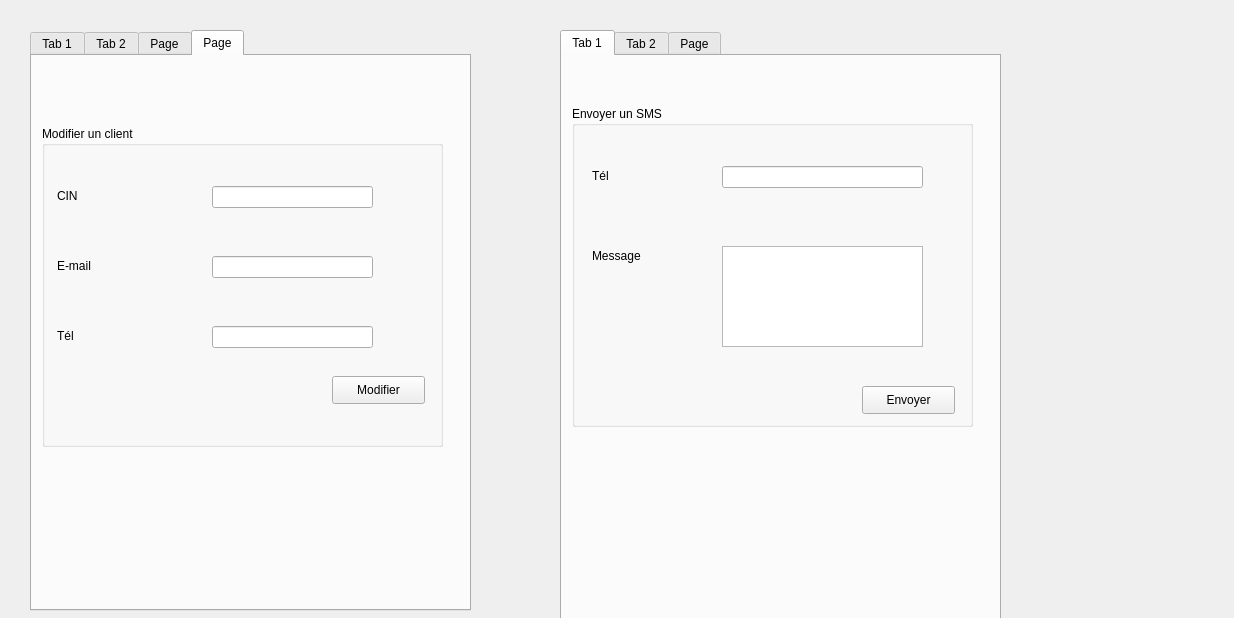
<?xml version="1.0" encoding="UTF-8"?>
<ui version="4.0">
 <class>Form</class>
 <widget class="QWidget" name="Form">
  <property name="geometry">
   <rect>
    <x>0</x>
    <y>0</y>
    <width>1234</width>
    <height>618</height>
   </rect>
  </property>
  <property name="windowTitle">
   <string>Form</string>
  </property>
  <widget class="QTabWidget" name="Ajout">
   <property name="geometry">
    <rect>
     <x>30</x>
     <y>30</y>
     <width>441</width>
     <height>581</height>
    </rect>
   </property>
   <property name="whatsThis">
    <string>&lt;html&gt;&lt;head/&gt;&lt;body&gt;&lt;p&gt;&lt;br/&gt;&lt;/p&gt;&lt;/body&gt;&lt;/html&gt;</string>
   </property>
   <property name="currentIndex">
    <number>3</number>
   </property>
   <widget class="QWidget" name="tab_3">
    <attribute name="title">
     <string>Tab 1</string>
    </attribute>
    <widget class="QGroupBox" name="groupBox_6">
     <property name="geometry">
      <rect>
       <x>10</x>
       <y>30</y>
       <width>401</width>
       <height>491</height>
      </rect>
     </property>
     <property name="title">
      <string>Ajouter un client</string>
     </property>
     <widget class="QLabel" name="label_38">
      <property name="geometry">
       <rect>
        <x>15</x>
        <y>60</y>
        <width>71</width>
        <height>20</height>
       </rect>
      </property>
      <property name="text">
       <string>Nom</string>
      </property>
     </widget>
     <widget class="QLabel" name="label_39">
      <property name="geometry">
       <rect>
        <x>15</x>
        <y>130</y>
        <width>71</width>
        <height>20</height>
       </rect>
      </property>
      <property name="text">
       <string>Prénom</string>
      </property>
     </widget>
     <widget class="QLabel" name="label_40">
      <property name="geometry">
       <rect>
        <x>15</x>
        <y>200</y>
        <width>71</width>
        <height>20</height>
       </rect>
      </property>
      <property name="text">
       <string>CIN</string>
      </property>
     </widget>
     <widget class="QLabel" name="label_41">
      <property name="geometry">
       <rect>
        <x>10</x>
        <y>270</y>
        <width>111</width>
        <height>20</height>
       </rect>
      </property>
      <property name="text">
       <string>Date de naissance</string>
      </property>
     </widget>
     <widget class="QLabel" name="label_42">
      <property name="geometry">
       <rect>
        <x>15</x>
        <y>340</y>
        <width>71</width>
        <height>20</height>
       </rect>
      </property>
      <property name="text">
       <string>Tél</string>
      </property>
     </widget>
     <widget class="QLabel" name="label_43">
      <property name="geometry">
       <rect>
        <x>15</x>
        <y>410</y>
        <width>71</width>
        <height>20</height>
       </rect>
      </property>
      <property name="text">
       <string>E-mail</string>
      </property>
     </widget>
     <widget class="QDateEdit" name="dateEdit_2">
      <property name="geometry">
       <rect>
        <x>170</x>
        <y>270</y>
        <width>161</width>
        <height>22</height>
       </rect>
      </property>
     </widget>
     <widget class="QLineEdit" name="lineEdit_37">
      <property name="geometry">
       <rect>
        <x>170</x>
        <y>60</y>
        <width>161</width>
        <height>22</height>
       </rect>
      </property>
     </widget>
     <widget class="QLineEdit" name="lineEdit_38">
      <property name="geometry">
       <rect>
        <x>170</x>
        <y>130</y>
        <width>161</width>
        <height>22</height>
       </rect>
      </property>
     </widget>
     <widget class="QLineEdit" name="lineEdit_39">
      <property name="geometry">
       <rect>
        <x>170</x>
        <y>200</y>
        <width>161</width>
        <height>22</height>
       </rect>
      </property>
     </widget>
     <widget class="QLineEdit" name="lineEdit_40">
      <property name="geometry">
       <rect>
        <x>170</x>
        <y>340</y>
        <width>151</width>
        <height>22</height>
       </rect>
      </property>
     </widget>
     <widget class="QLineEdit" name="lineEdit_41">
      <property name="geometry">
       <rect>
        <x>170</x>
        <y>410</y>
        <width>151</width>
        <height>22</height>
       </rect>
      </property>
     </widget>
     <widget class="QFrame" name="frame_5">
      <property name="geometry">
       <rect>
        <x>380</x>
        <y>179</y>
        <width>120</width>
        <height>101</height>
       </rect>
      </property>
      <property name="frameShape">
       <enum>QFrame::StyledPanel</enum>
      </property>
      <property name="frameShadow">
       <enum>QFrame::Raised</enum>
      </property>
     </widget>
    </widget>
   </widget>
   <widget class="QWidget" name="tab_4">
    <attribute name="title">
     <string>Tab 2</string>
    </attribute>
    <widget class="QGroupBox" name="groupBox_3">
     <property name="geometry">
      <rect>
       <x>10</x>
       <y>40</y>
       <width>401</width>
       <height>461</height>
      </rect>
     </property>
     <property name="title">
      <string>Afficher les clients</string>
     </property>
     <widget class="QFrame" name="frame_3">
      <property name="geometry">
       <rect>
        <x>380</x>
        <y>179</y>
        <width>120</width>
        <height>101</height>
       </rect>
      </property>
      <property name="frameShape">
       <enum>QFrame::StyledPanel</enum>
      </property>
      <property name="frameShadow">
       <enum>QFrame::Raised</enum>
      </property>
     </widget>
     <widget class="QTextEdit" name="textEdit">
      <property name="geometry">
       <rect>
        <x>23</x>
        <y>56</y>
        <width>351</width>
        <height>361</height>
       </rect>
      </property>
     </widget>
    </widget>
   </widget>
   <widget class="QWidget" name="tab">
    <attribute name="title">
     <string>Page</string>
    </attribute>
    <widget class="QGroupBox" name="groupBox_15">
     <property name="geometry">
      <rect>
       <x>10</x>
       <y>50</y>
       <width>401</width>
       <height>191</height>
      </rect>
     </property>
     <property name="title">
      <string>Rechercher un client</string>
     </property>
     <widget class="QLabel" name="label_48">
      <property name="geometry">
       <rect>
        <x>30</x>
        <y>60</y>
        <width>71</width>
        <height>20</height>
       </rect>
      </property>
      <property name="text">
       <string>CIN</string>
      </property>
     </widget>
     <widget class="QLineEdit" name="lineEdit_18">
      <property name="geometry">
       <rect>
        <x>170</x>
        <y>60</y>
        <width>161</width>
        <height>22</height>
       </rect>
      </property>
     </widget>
     <widget class="QPushButton" name="pushButton_3">
      <property name="geometry">
       <rect>
        <x>290</x>
        <y>130</y>
        <width>93</width>
        <height>28</height>
       </rect>
      </property>
      <property name="text">
       <string>Rechercher</string>
      </property>
     </widget>
    </widget>
    <widget class="QGroupBox" name="groupBox_16">
     <property name="geometry">
      <rect>
       <x>10</x>
       <y>300</y>
       <width>401</width>
       <height>201</height>
      </rect>
     </property>
     <property name="title">
      <string>Supprimer un client</string>
     </property>
     <widget class="QLabel" name="label_49">
      <property name="geometry">
       <rect>
        <x>30</x>
        <y>90</y>
        <width>71</width>
        <height>20</height>
       </rect>
      </property>
      <property name="text">
       <string>CIN</string>
      </property>
     </widget>
     <widget class="QLineEdit" name="lineEdit_46">
      <property name="geometry">
       <rect>
        <x>150</x>
        <y>90</y>
        <width>161</width>
        <height>22</height>
       </rect>
      </property>
     </widget>
     <widget class="QPushButton" name="pushButton_11">
      <property name="geometry">
       <rect>
        <x>270</x>
        <y>160</y>
        <width>93</width>
        <height>28</height>
       </rect>
      </property>
      <property name="text">
       <string>Supprimer</string>
      </property>
     </widget>
    </widget>
   </widget>
   <widget class="QWidget" name="tab_2">
    <attribute name="title">
     <string>Page</string>
    </attribute>
    <widget class="QGroupBox" name="groupBox_17">
     <property name="geometry">
      <rect>
       <x>10</x>
       <y>70</y>
       <width>401</width>
       <height>321</height>
      </rect>
     </property>
     <property name="title">
      <string>Modifier un client</string>
     </property>
     <widget class="QLabel" name="label_50">
      <property name="geometry">
       <rect>
        <x>15</x>
        <y>60</y>
        <width>71</width>
        <height>20</height>
       </rect>
      </property>
      <property name="text">
       <string>CIN</string>
      </property>
     </widget>
     <widget class="QLabel" name="label_51">
      <property name="geometry">
       <rect>
        <x>15</x>
        <y>130</y>
        <width>71</width>
        <height>20</height>
       </rect>
      </property>
      <property name="text">
       <string>E-mail</string>
      </property>
     </widget>
     <widget class="QLabel" name="label_52">
      <property name="geometry">
       <rect>
        <x>15</x>
        <y>200</y>
        <width>71</width>
        <height>20</height>
       </rect>
      </property>
      <property name="text">
       <string>Tél</string>
      </property>
     </widget>
     <widget class="QLineEdit" name="lineEdit_47">
      <property name="geometry">
       <rect>
        <x>170</x>
        <y>60</y>
        <width>161</width>
        <height>22</height>
       </rect>
      </property>
     </widget>
     <widget class="QLineEdit" name="lineEdit_48">
      <property name="geometry">
       <rect>
        <x>170</x>
        <y>130</y>
        <width>161</width>
        <height>22</height>
       </rect>
      </property>
     </widget>
     <widget class="QLineEdit" name="lineEdit_49">
      <property name="geometry">
       <rect>
        <x>170</x>
        <y>200</y>
        <width>161</width>
        <height>22</height>
       </rect>
      </property>
     </widget>
     <widget class="QPushButton" name="pushButton_12">
      <property name="geometry">
       <rect>
        <x>290</x>
        <y>250</y>
        <width>93</width>
        <height>28</height>
       </rect>
      </property>
      <property name="text">
       <string>Modifier</string>
      </property>
     </widget>
    </widget>
   </widget>
  </widget>
  <widget class="QTabWidget" name="tabWidget_5">
   <property name="geometry">
    <rect>
     <x>560</x>
     <y>30</y>
     <width>441</width>
     <height>671</height>
    </rect>
   </property>
   <property name="currentIndex">
    <number>0</number>
   </property>
   <widget class="QWidget" name="tab_7">
    <attribute name="title">
     <string>Tab 1</string>
    </attribute>
    <widget class="QGroupBox" name="groupBox_13">
     <property name="geometry">
      <rect>
       <x>10</x>
       <y>50</y>
       <width>401</width>
       <height>321</height>
      </rect>
     </property>
     <property name="title">
      <string>Envoyer un SMS</string>
     </property>
     <widget class="QLabel" name="label_44">
      <property name="geometry">
       <rect>
        <x>20</x>
        <y>60</y>
        <width>71</width>
        <height>20</height>
       </rect>
      </property>
      <property name="text">
       <string>Tél</string>
      </property>
     </widget>
     <widget class="QLabel" name="label_45">
      <property name="geometry">
       <rect>
        <x>20</x>
        <y>140</y>
        <width>71</width>
        <height>20</height>
       </rect>
      </property>
      <property name="text">
       <string>Message</string>
      </property>
     </widget>
     <widget class="QLineEdit" name="lineEdit_42">
      <property name="geometry">
       <rect>
        <x>150</x>
        <y>60</y>
        <width>201</width>
        <height>22</height>
       </rect>
      </property>
     </widget>
     <widget class="QPushButton" name="pushButton">
      <property name="geometry">
       <rect>
        <x>290</x>
        <y>280</y>
        <width>93</width>
        <height>28</height>
       </rect>
      </property>
      <property name="text">
       <string>Envoyer</string>
      </property>
     </widget>
     <widget class="QTextEdit" name="textEdit_2">
      <property name="geometry">
       <rect>
        <x>150</x>
        <y>140</y>
        <width>201</width>
        <height>101</height>
       </rect>
      </property>
     </widget>
    </widget>
   </widget>
   <widget class="QWidget" name="tab_8">
    <attribute name="title">
     <string>Tab 2</string>
    </attribute>
    <widget class="QGroupBox" name="groupBox_14">
     <property name="geometry">
      <rect>
       <x>20</x>
       <y>90</y>
       <width>401</width>
       <height>401</height>
      </rect>
     </property>
     <property name="title">
      <string>Calculatrice</string>
     </property>
     <widget class="QLabel" name="label_47">
      <property name="geometry">
       <rect>
        <x>15</x>
        <y>60</y>
        <width>71</width>
        <height>20</height>
       </rect>
      </property>
      <property name="text">
       <string>CIN</string>
      </property>
     </widget>
     <widget class="QLabel" name="label_53">
      <property name="geometry">
       <rect>
        <x>15</x>
        <y>130</y>
        <width>91</width>
        <height>20</height>
       </rect>
      </property>
      <property name="text">
       <string>Prix des Billets</string>
      </property>
     </widget>
     <widget class="QLineEdit" name="lineEdit_45">
      <property name="geometry">
       <rect>
        <x>170</x>
        <y>60</y>
        <width>161</width>
        <height>22</height>
       </rect>
      </property>
     </widget>
     <widget class="QLineEdit" name="lineEdit_50">
      <property name="geometry">
       <rect>
        <x>170</x>
        <y>130</y>
        <width>161</width>
        <height>22</height>
       </rect>
      </property>
     </widget>
     <widget class="QPushButton" name="pushButton_10">
      <property name="geometry">
       <rect>
        <x>290</x>
        <y>350</y>
        <width>93</width>
        <height>28</height>
       </rect>
      </property>
      <property name="text">
       <string>Calculer</string>
      </property>
     </widget>
     <widget class="QLineEdit" name="lineEdit_51">
      <property name="geometry">
       <rect>
        <x>170</x>
        <y>200</y>
        <width>161</width>
        <height>22</height>
       </rect>
      </property>
     </widget>
     <widget class="QLabel" name="label_54">
      <property name="geometry">
       <rect>
        <x>20</x>
        <y>200</y>
        <width>91</width>
        <height>20</height>
       </rect>
      </property>
      <property name="text">
       <string>Prix de l'hotel</string>
      </property>
     </widget>
     <widget class="QLabel" name="label_55">
      <property name="geometry">
       <rect>
        <x>20</x>
        <y>270</y>
        <width>101</width>
        <height>20</height>
       </rect>
      </property>
      <property name="text">
       <string>Prix du transport</string>
      </property>
     </widget>
     <widget class="QLineEdit" name="lineEdit_52">
      <property name="geometry">
       <rect>
        <x>170</x>
        <y>270</y>
        <width>161</width>
        <height>22</height>
       </rect>
      </property>
     </widget>
    </widget>
   </widget>
   <widget class="QWidget" name="tab_5">
    <attribute name="title">
     <string>Page</string>
    </attribute>
    <widget class="QGroupBox" name="groupBox_18">
     <property name="geometry">
      <rect>
       <x>20</x>
       <y>30</y>
       <width>401</width>
       <height>221</height>
      </rect>
     </property>
     <property name="title">
      <string>PDF </string>
     </property>
     <widget class="QPushButton" name="pushButton_4">
      <property name="geometry">
       <rect>
        <x>280</x>
        <y>160</y>
        <width>93</width>
        <height>28</height>
       </rect>
      </property>
      <property name="text">
       <string>Générer</string>
      </property>
     </widget>
    </widget>
    <widget class="QGroupBox" name="groupBox_19">
     <property name="geometry">
      <rect>
       <x>20</x>
       <y>280</y>
       <width>401</width>
       <height>271</height>
      </rect>
     </property>
     <property name="title">
      <string>Statistique</string>
     </property>
    </widget>
   </widget>
  </widget>
 </widget>
 <resources/>
 <connections/>
</ui>
